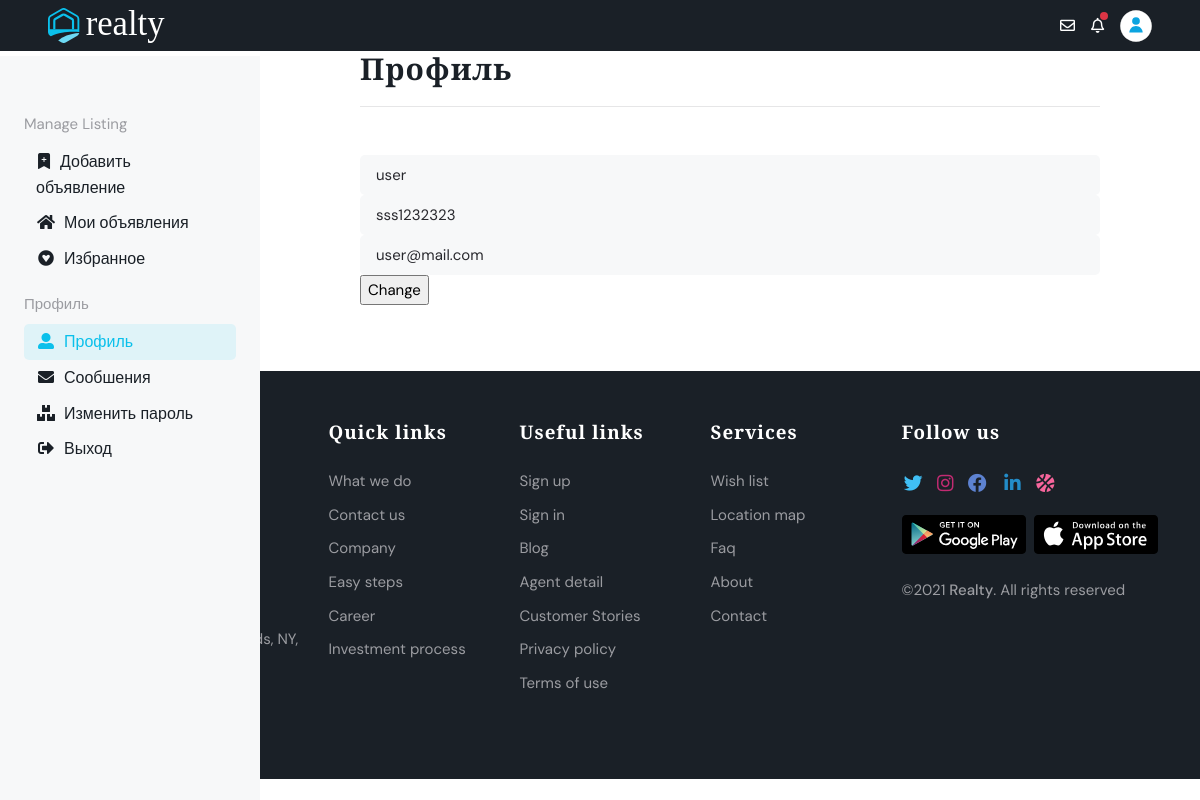
The app's page /user/profile/ (signed in) with its own data.
### user_profile/models.py (models this page shows, shortened)
class User(AbstractUser):
    name = models.CharField(max_length=100,  blank=True)
    last_name = models.CharField(max_length=100, blank=True)
    email = models.EmailField(max_length=254, blank = True)
    date_joined = models.DateTimeField( auto_now_add=True)
    is_active = models.BooleanField(default=True, db_index=True, verbose_name='Прошел активацию?')
    avatar = models.ImageField(upload_to='avatars/', null=True, blank=True , verbose_name='Фото профиля ')
    class Meta:
        verbose_name = "Прльзователь"
        verbose_name_plural = "Прльзователи"

### user_profile/views.py (the view)
# urls.py: path('profile/', ChangeUserInfoView.as_view() , name='profile'), # профиль
class ChangeUserInfoView(SuccessMessageMixin, LoginRequiredMixin,  UpdateView):
    model = User
    template_name = 'agent-profile.html'
    form_class = ChangeUserInfoForm
    success_url = reverse_lazy('main:main')
    success_message = 'Данные пользователя изменены'
    def setup(self, request, *args, **kwargs):
        self.user_id = request.user.pk
        return super().setup(request, *args, **kwargs)
    def get_object(self, queryset=None):
        if not queryset:
            queryset = self.get_queryset()
        return get_object_or_404(queryset, pk=self.user_id)

### user_profile/form.py
class ChangeUserInfoForm(UserChangeForm):#!!!!!!!!!!!!!!!!!!!!!!!!!!!!!!!!!!!!!!!!!!!!
    def __init__(self, *args, **kwargs):   # игнорирование стандартных стилей
        super().__init__(*args, **kwargs)
        self.fields['email'].widget.attrs.update({ 'class': 'form-control bg-light border-0', 'placeholder': 'E-mail Address' , 'rows': 1, })
        self.fields['username'].widget.attrs.update({ 'class': 'form-control bg-light border-0', 'placeholder': 'Username' , 'rows': 1, })
        self.fields['last_name'].widget.attrs.update({ 'class': 'form-control bg-light border-0', 'placeholder': 'last_name' , 'rows': 1, })
    class Meta:
        model = User
        fields = ('username', 'email',  'last_name' )

### main/templates/agent-profile.html (shortened to what this page needs)
{% load static %}
<!DOCTYPE html>
<html lang="en">
<head>
	<link rel="stylesheet" type="text/css" href="{% static 'vendor/font-awesome/css/all.min.css' %}">
	<link rel="stylesheet" type="text/css" href="{% static 'vendor/bootstrap-icons/bootstrap-icons.css' %}">
	<link rel="stylesheet" type="text/css" href="{% static 'vendor/tiny-slider/tiny-slider.css' %}">
	<link rel="stylesheet" type="text/css" href="{% static 'vendor/glightbox/css/glightbox.css' %}">
	<link rel="stylesheet" type="text/css" href="{% static 'vendor/choices/css/choices.min.css' %}">
	<link rel="stylesheet" type="text/css" href="{% static 'vendor/nouislider/nouislider.css' %}">
	<link rel="stylesheet" type="text/css" href="{% static 'css/style.css' %}">
</head>
<body>
<div class="dashboard-topbar navbar-dark bg-dark px-3 px-sm-4 px-md-5">
	<div class="d-flex justify-content-between align-items-center">
		<a class="navbar-brand d-flex align-items-center py-2" href="{% url 'main:main' %}">
			<img class="navbar-brand-item" src="{% static 'images/logo-light.svg' %}" alt="logo">
		</a>
		<div class="nav flex-nowrap align-items-center">
			{% if user.is_authenticated %}
			<li class="list-inline-item me-2 me-sm-3"> <a href="#" class="text-white"><i class="far fa-envelope"></i></a></li>
			<li class="list-inline-item me-2 me-sm-3">
				<a href="#" class="text-white position-relative">
					<i class="far fa-bell"></i>
					<span class="position-absolute top-0 start-100 translate-middle badge rounded-circle bg-danger p-1">
					</span>
				</a>
			</li>
			<li class="list-inline-item">
				<a href="#" class="btn-link" role="button" id="dropdownAvatar" data-bs-toggle="dropdown" aria-expanded="false">
					{% if user.avatar %}
					<img class="box-sm rounded-circle" src="{% static 'images/avatar/2.jpg' %}" alt="Profile picture">
					{% else %}
					<img class="box-sm rounded-circle" src="{% static 'images/user-profile-svgrepo-com.svg' %}"  alt="Profile picture">
					{% endif %}
				</a>
			</li>
			{% else %}
			<div class="nav ms-3">
				<div class="nav-item">
				  <a href="{% url 'user_profile:login' %}" class="nav-link pe-0"><i class="far fa-user me-2"></i>Вход/Регистрация</a>
				</div>
			</div>
			{% endif %}
	</div>
	</div>
</div>
	<nav class="navbar navbar-expand-lg navbar-light bg-light px-3">
		<div class="collapse navbar-collapse" id="dashboardNav">
			<div class="dashboard-sidebar bg-light">
				<div class="content mt-3">
					<div class="list-group list-group-borderless p-3 p-md-4">
						<p class="text-body mt-3 mb-2">Manage Listing</p>
							<a class="list-group-item hover-primary-soft" href="{% url 'user_profile:agent_add_property' %}"><i class="bi fa-fw bi-bookmark-plus-fill me-2"></i>Добавить объявление</a>
							<a class="list-group-item hover-primary-soft" href="{% url 'user_profile:property_list' %}"><i class="fas fa-fw fa-home me-2"></i>Мои объявления</a>
							<a class="list-group-item hover-primary-soft" href="agent-favorite.html"><i class="fab fa-fw fa-gratipay me-2"></i>Избранное</a>
						<p class="text-body mt-3 mb-2">Профиль</p>
							<a class="list-group-item hover-primary-soft active" href="{% url 'user_profile:profile' %}"><i class="fas fa-fw fa-user-alt me-2"></i>Профиль</a>
							<a class="list-group-item hover-primary-soft" href="agent-message.html"><i class="fas fa-fw fa-envelope me-2"></i>Сообшения</a>
							<a class="list-group-item hover-primary-soft" href="{% url 'user_profile:change_password' %}"><i class="fas fa-fw fa-boxes me-2"></i>Изменить пароль</a>
							<a class="list-group-item hover-primary-soft" href="{% url 'user_profile:logout' %}"><i class="fas fa-fw fa-sign-out-alt me-2"></i>Выход</a>
					</div>
				</div>
			</div>
		</div>
	</nav>
			<div class="main-content">
				{% block content %}
				<div class="row">
					<div class="col-12">
						<div class="my-5">
							<h3>Профиль	</h3>
							<hr>
						</div>
						<form enctype="multipart/form-data" method="POST">
							{{ form.username }}
							{{ form.last_name }}
							{{ form.email }}
							<p><input type="submit" value="Change"></p>
						</form>
					</div>
				</div>
				{% endblock content %}
			</div>
<footer class="position-relative bg-dark">
	<div class="container">
		<div class="row py-5 position-relative">
			<div class="col-12 col-lg-3 mb-4 mb-lg-0">
				<div class="logo mb-2">
				</div>
				<p class="mb-3">Thirty it matter enable become admire in giving. See resolved goodness felicity shy civility domestic had but. </p>
				<p class="text-primary-hover mb-3"><a href="#">123-456-789</a></p>
				<address class="text-primary-hover mb-3"><a href="#" class="d-flex">750 Sing Sing Rd, Horseheads, NY, 14845</a></address>
				<p class="text-primary-hover mb-3"><a href="#">example@email.com</a></p>
			</div>
			<div class="col-12 col-lg-6 mb-4 mb-lg-0">
				<div class="row">
					<div class="col-6 col-md-4">
						<h5 class="mb-2 mb-md-4 text-white">Quick links</h5>
						<ul class="nav flex-column text-primary-hover">
							<li class="nav-item"><a class="nav-link pt-0" href="#">What we do</a></li>
							<li class="nav-item"><a class="nav-link" href="#">Contact us</a></li>
							<li class="nav-item"><a class="nav-link" href="#">Company</a></li>
							<li class="nav-item"><a class="nav-link" href="#">Easy steps</a></li>
							<li class="nav-item"><a class="nav-link" href="#">Career</a></li>
							<li class="nav-item"><a class="nav-link" href="#">Investment process</a></li>
						</ul>
					</div>
					<div class="col-6 col-md-4">
						<h5 class="mb-2 mb-md-4 text-white">Useful links</h5>
						<ul class="nav flex-column text-primary-hover">
							<li class="nav-item"><a class="nav-link pt-0" href="#">Sign up</a></li>
							<li class="nav-item"><a class="nav-link" href="#">Sign in</a></li>
							<li class="nav-item"><a class="nav-link" href="#">Blog</a></li>
							<li class="nav-item"><a class="nav-link" href="#">Agent detail</a></li>
							<li class="nav-item"><a class="nav-link" href="#">Customer Stories</a></li>
							<li class="nav-item"><a class="nav-link" href="#">Privacy policy</a></li>
							<li class="nav-item"><a class="nav-link" href="#">Terms of use</a></li>
						</ul>
					</div>
					<div class="col-6 col-md-4">
						<h5 class="mb-2 mb-md-4 text-white">Services</h5>
						<ul class="nav flex-column text-primary-hover">
							<li class="nav-item"><a class="nav-link pt-0" href="#">Wish list</a></li>
							<li class="nav-item"><a class="nav-link" href="#">Location map</a></li>
							<li class="nav-item"><a class="nav-link" href="#">Faq</a></li>
							<li class="nav-item"><a class="nav-link" href="#">About</a></li>
							<li class="nav-item"><a class="nav-link" href="#">Contact</a></li>
						</ul>
					</div>
				</div>
			</div>
			<div class="col-12 col-lg-3">
				<h5 class="mb-2 mb-md-4 text-white">Follow us</h5>
					<ul class="list-inline mb-3">
						<li class="list-inline-item">
							<a href="#" class="fs-5 text-twitter"><i class="fab fa-fw fa-twitter"></i></a>
						</li>
						<li class="list-inline-item">
							<a href="#" class="fs-5 text-instagram"><i class="fab fa-instagram"></i></a>
						</li>
						<li class="list-inline-item">
							<a href="#" class="fs-5 text-facebook"><i class="fab fa-fw fa-facebook"></i></a>
						</li>
						<li class="list-inline-item">
							<a href="#" class="fs-5 text-linkedin"><i class="fab fa-fw fa-linkedin-in"></i></a>
						</li>
						<li class="list-inline-item">
							<a href="#" class="fs-5 text-dribbble"><i class="fas fa-basketball-ball"></i></a>
						</li>
					</ul>
					<div class="row g-2 mb-3">
						<div class="col-6 col-sm-4 col-lg-6">
							<a href="#">
								<img src="{% static 'images/client/google-play.svg' %}" alt="">
							</a>
						</div>
						<div class="col-6 col-sm-4 col-lg-6">
							<a href="#">
								<img src="{% static 'images/client/app-store.svg' %}" alt="app-store">
							</a>
						</div>
					</div>
					<div class="mt-4">
						©2021 <a href="#" class="text-reset btn-link" target="_blank">Realty</a>. All rights reserved
				</div>
			</div>
		</div>
	</div>
</footer>
</body>
</html>

### records on screen
User: username "user", last_name "sss1232323", email "user@mail.com"
